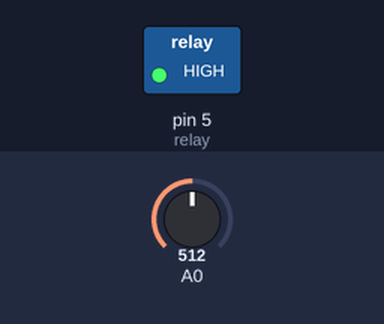
Simulated run of this sketch. Board: Arduino Uno, built with avr-gcc and run on an emulated ATmega328P. On the bench: switched loads named in the sketch (green lamp = pin HIGH). Inputs (shaded band) come from the test bench; at power-on: A0 = 512.

Above: at 1.2 s.
1.3 s: A0 set to 278
2.8 s: A0 set to 263
At 3.8 s:
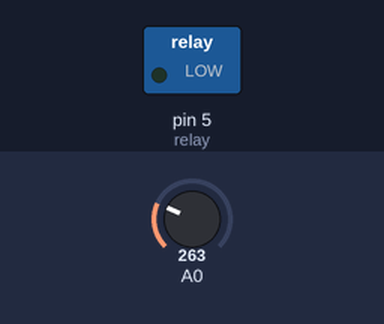
4.3 s: A0 set to 492
5.8 s: A0 set to 516
At 6.1 s:
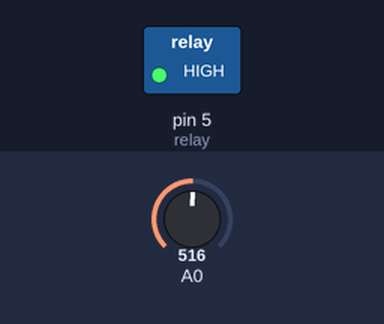
7.3 s: A0 set to 260
At 8.4 s:
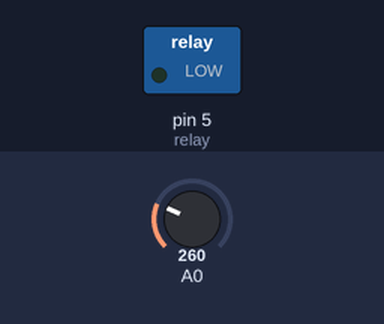
Timing chart, 0 to 9.8 s (numbered marks = the images above; inputs shaded):
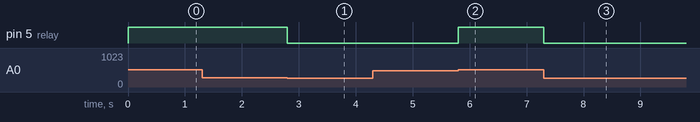

The sketch:

FarmAutomatic.ino
```cpp
#include <Wire.h>
#include <LiquidCrystal_I2C.h>
LiquidCrystal_I2C lcd(0x27, 2, 1, 0, 4, 5, 6, 7, 3, POSITIVE);

//#define soil 2
#define relay 5
void setup() {

  pinMode(relay, OUTPUT);

}


void loop() {
  int soil = analogRead(A0);

  if(soil > 500)
  {
    digitalWrite(relay, HIGH);
  }
  else if(soil < 270)
  {
    digitalWrite(relay, LOW);
  }

}
```

Measured:
- the behaviour switches between 270 and 269 on A0 (found by bisection; images 0 and 1)
- the behaviour switches between 500 and 501 on A0 (found by bisection; images 1 and 2)
- after the input at 1.3 s, every drawn part: stays the same
- after the input at 2.8 s, pin 5 (relay): HIGH → LOW at once
- after the input at 4.3 s, every drawn part: stays the same
- after the input at 5.8 s, pin 5 (relay): LOW → HIGH at once
- after the input at 7.3 s, pin 5 (relay): HIGH → LOW at once
